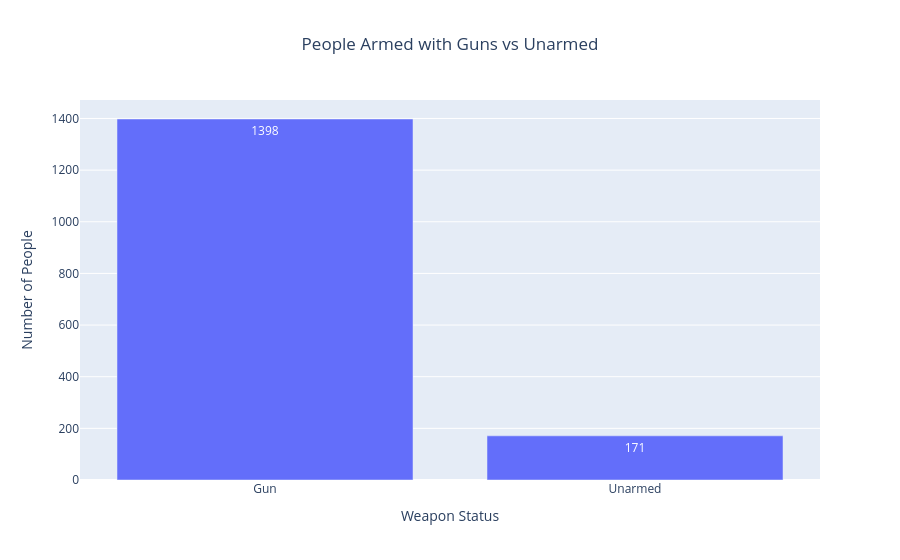

Notebook code cell kept with this figure:
### Code cell
gun_count = (df_fatalities["armed"] == "gun").sum()
unarmed_count = (df_fatalities["armed"] == "unarmed").sum()

comparison = {
    "Gun": gun_count,
    "Unarmed": unarmed_count
}

fig = px.bar(
    x=list(comparison.keys()),
    y=list(comparison.values()),
    text=list(comparison.values()),
    labels={
        "x": "Weapon Status",
        "y": "Number of People"
    },
    title="People Armed with Guns vs Unarmed"
)

fig.update_layout(title_x=0.5)

fig.show()

print(f"Armed with Gun : {gun_count}")
print(f"Unarmed        : {unarmed_count}")

### Figure 1 — Plotly figure (JSON) as saved in the notebook; plotly's stock layout.template omitted (floating-point values rounded to 4 significant figures)
{"data": [{"hovertemplate": "Weapon Status=%{x}<br>Number of People=%{y}<br>text=%{text}<extra></extra>", "legendgroup": "", "marker": {"color": "#636efa", "pattern": {"shape": ""}}, "name": "", "orientation": "v", "showlegend": false, "text": [1398.0, 171.0], "textposition": "auto", "type": "bar", "x": ["Gun", "Unarmed"], "xaxis": "x", "y": [1398, 171], "yaxis": "y"}], "layout": {"autosize": true, "barmode": "relative", "legend": {"tracegroupgap": 0}, "title": {"text": "People Armed with Guns vs Unarmed", "x": 0.5}, "xaxis": {"anchor": "y", "autorange": true, "domain": [0, 1], "range": [-0.5, 1.5], "title": {"text": "Weapon Status"}, "type": "category"}, "yaxis": {"anchor": "x", "autorange": true, "domain": [0, 1], "range": [0, 1472.0], "title": {"text": "Number of People"}, "type": "linear"}}}
